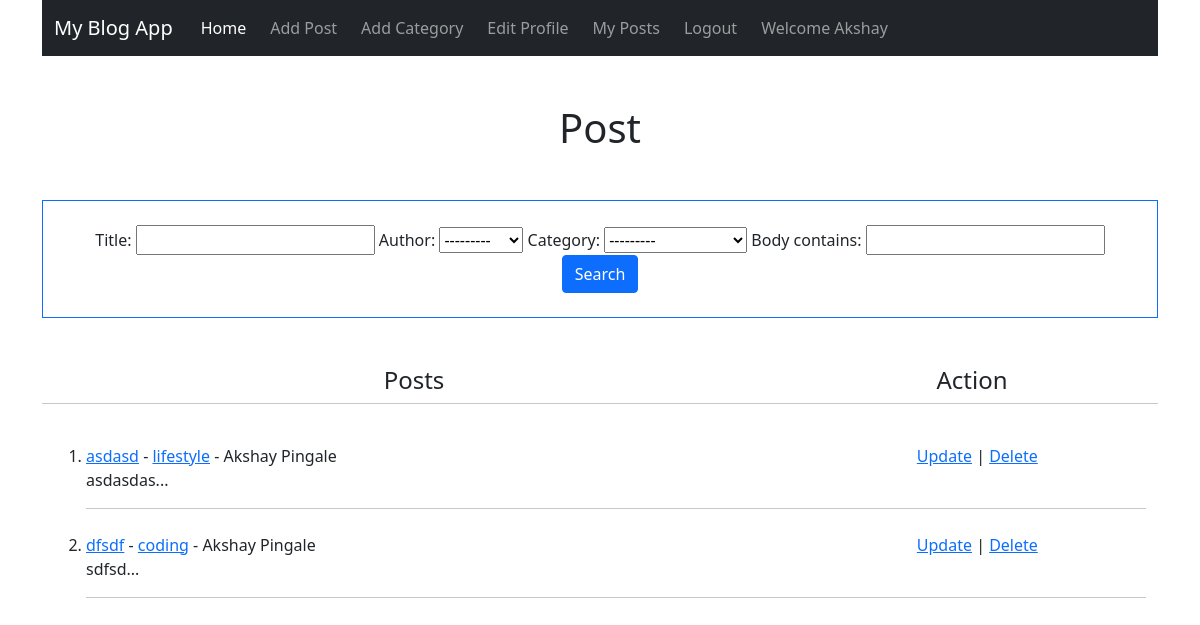
/my_posts (signed in), run on an earlier commit of the app's database.
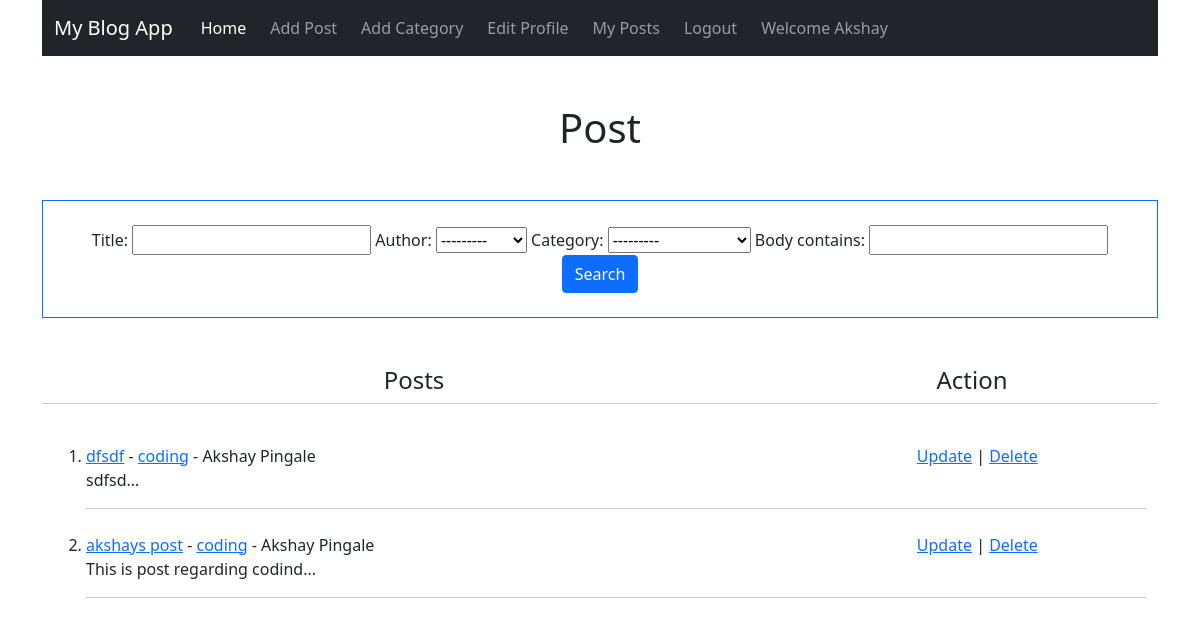
And on a later commit of the database.
### blogapp/models.py (models this page shows, shortened)
class Post(models.Model):
    title = models.CharField(max_length=255)
    author = models.ForeignKey(User,on_delete=models.CASCADE)
    body = models.TextField()
    publish_date = models.DateField(auto_now_add=True)
    category = models.ForeignKey(Category,on_delete=models.CASCADE)

class Category(models.Model):
    name = models.CharField(max_length=100)
    def __str__(self):
        return self.name
    class Meta:
        verbose_name_plural = 'categories'

### blogapp/views.py (the view)
# urls.py: path('my_posts',views.MyPostView.as_view(),name="my_posts"),
class MyPostView(ListView):
    model = Post
    template_name = 'blogapp/myposts.html'
    ordering = ['-publish_date']
    filterset_class = PostFilter
    def get_queryset(self):
        posts = Post.objects.filter(author=self.request.user)
        return posts
    def get_context_data(self,*args, **kwargs):
        myFilter = PostFilter(self.request.GET,self.get_queryset())
        context = super().get_context_data(*args,**kwargs)
        context['categories']= Category.objects.all()
        context['myFilter']= myFilter
        context['object_list']= myFilter.qs
        return context

### blogapp/templates/blogapp/myposts.html (shortened to what this page needs)
{% extends 'blogapp/base.html' %}
{% block content %}
<h1 class="text-center mt-5">Post</h1>
<div class="text-center mt-5 border border-primary p-4 ">
    <form action="">
        {{myFilter.form}}
        <button class="btn btn-primary" type="submit">Search</button>
    </form>
</div>
<div class="container mt-5">
    <div class="row text-center">
        <div class="col-md-8"><h4>Posts</h4></div>
        <div class="col-md-4"><h4>Action</h4></div>
        <hr>
    </div>
    <ol>
        {% for post in object_list %}
        <li>
            <div class="row mt-4 ">
                <div class="col-md-8">
                    <a href="{% url 'article' post.id %}">{{post.title}}</a> - <a
                        href="{% url 'category' post.category.id %}">{{post.category}}</a> -
                    {{post.author.first_name}} {{post.author.last_name}}<br>
                    <div class="text-justify">
                        {{post.body|safe|truncatewords:30}}...
                    </div>
                </div>
                <div class="col-md-4 text-center">
                    <a href="{% url 'edit_post' post.pk %}">Update</a> |
                    <a href="{% url 'delete_post' post.pk %}">Delete</a>
                </div>
            </div>
            <hr>
        </li>
        {% endfor %}
    </ol>
</div>
{% endblock %}

What changed in the data, as far as the page shows it:
removed Post: title "asdasd", category "lifestyle", author.first_name "Akshay", author.last_name "Pingale", body "asdasdas"
added Post: title "akshays post", category "coding", author.first_name "Akshay", author.last_name "Pingale", body "This is post regarding codind"
